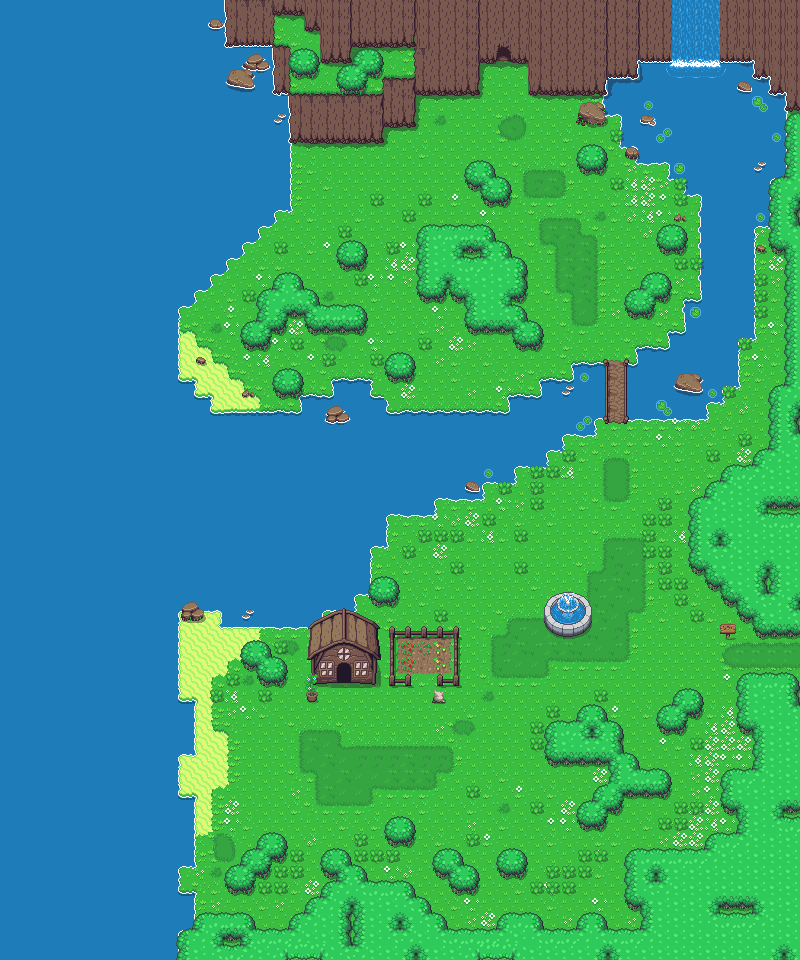

A 2D game scene composited from a Tiled map and its tileset images. What follows is a short description and the map's XML, with each tile layer's data collapsed to a summary:
An orthogonal 50x60 tile map with 16x16 px tiles, 4 tile layers (Tile Layer 1, Tile Layer 2, Tile Layer 3, Tile Layer 4), 3 tilesets and 633 objects (87x wave, 9x coin, 2x chicken, 2x sandy_cove, mover, ...).

<map version="1.4" tiledversion="1.4.3" orientation="orthogonal" renderorder="right-down" width="50" height="60" tilewidth="16" tileheight="16" infinite="0" nextlayerid="15" nextobjectid="781">
 <tileset firstgid="1" source="overworld.tsx" />
 <tileset firstgid="1441" source="objects.tsx" />
 <tileset firstgid="2101" source="object_icons.tsx" />
 <layer id="1" name="Tile Layer 1" width="50" height="60">
  <data>[3000 cells, 3000 non-empty, 13 distinct tile ids]</data>
 </layer>
 <layer id="2" name="Tile Layer 2" width="50" height="60">
  <data>[3000 cells, 715 non-empty, 91 distinct tile ids]</data>
 </layer>
 <layer id="4" name="Tile Layer 3" width="50" height="60">
  <data>[3000 cells, 400 non-empty, 75 distinct tile ids]</data>
 </layer>
 <layer id="5" name="Tile Layer 4" width="50" height="60">
  <data>[3000 cells, 668 non-empty, 72 distinct tile ids]</data>
 </layer>
 <objectgroup id="13" name="runaway_chickens">
  <object id="778" name="chicken" gid="2331" x="416" y="656" width="16" height="16">
   <properties>
    <property name="direction" value="left" />
   </properties>
  </object>
  <object id="779" name="chicken" gid="2331" x="416" y="768" width="16" height="16">
   <properties>
    <property name="direction" value="left" />
   </properties>
  </object>
 </objectgroup>
 <objectgroup id="14" name="dialogues" />
 <objectgroup id="6" name="blockers">
  <object id="1" gid="2371" x="784" y="688" width="16" height="16" />
  <object id="2" gid="2371" x="768" y="688" width="16" height="16" />
  <object id="3" gid="2371" x="752" y="688" width="16" height="16" />
  <object id="4" gid="2371" x="736" y="688" width="16" height="16" />
  <object id="5" gid="2371" x="736" y="704" width="16" height="16" />
  <object id="6" gid="2371" x="736" y="720" width="16" height="16" />
  <object id="7" gid="2371" x="736" y="736" width="16" height="16" />
  <object id="8" gid="2371" x="752" y="752" width="16" height="16" />
  <object id="9" gid="2371" x="752" y="736" width="16" height="16" />
  <object id="10" gid="2371" x="752" y="768" width="16" height="16" />
  <object id="11" gid="2371" x="752" y="784" width="16" height="16" />
  <object id="12" gid="2371" x="736" y="784" width="16" height="16" />
  <object id="13" gid="2371" x="720" y="784" width="16" height="16" />
  <object id="14" gid="2371" x="720" y="800" width="16" height="16" />
  <object id="15" gid="2371" x="720" y="816" width="16" height="16" />
  <object id="16" gid="2371" x="736" y="816" width="16" height="16" />
  <object id="17" gid="2371" x="736" y="832" width="16" height="16" />
  <object id="18" gid="2371" x="736" y="848" width="16" height="16" />
  <object id="19" gid="2371" x="720" y="848" width="16" height="16" />
  <object id="20" gid="2371" x="704" y="848" width="16" height="16" />
  <object id="21" gid="2371" x="704" y="864" width="16" height="16" />
  <object id="22" gid="2371" x="688" y="864" width="16" height="16" />
  <object id="23" gid="2371" x="672" y="864" width="16" height="16" />
  <object id="24" gid="2371" x="656" y="864" width="16" height="16" />
  <object id="25" gid="2371" x="640" y="864" width="16" height="16" />
  <object id="26" gid="2371" x="624" y="864" width="16" height="16" />
  <object id="27" gid="2371" x="624" y="880" width="16" height="16" />
  <object id="28" gid="2371" x="624" y="896" width="16" height="16" />
  <object id="29" gid="2371" x="624" y="912" width="16" height="16" />
  <object id="30" gid="2371" x="640" y="912" width="16" height="16" />
  <object id="31" gid="2371" x="640" y="928" width="16" height="16" />
  <object id="32" gid="2371" x="640" y="944" width="16" height="16" />
  <object id="33" gid="2371" x="624" y="944" width="16" height="16" />
  <object id="34" gid="2371" x="608" y="944" width="16" height="16" />
  <object id="35" gid="2371" x="592" y="944" width="16" height="16" />
  <object id="36" gid="2371" x="592" y="928" width="16" height="16" />
  <object id="37" gid="2371" x="576" y="928" width="16" height="16" />
  <object id="38" gid="2371" x="576" y="944" width="16" height="16" />
  <object id="39" gid="2371" x="560" y="944" width="16" height="16" />
  <object id="40" gid="2371" x="544" y="944" width="16" height="16" />
  <object id="41" gid="2371" x="528" y="944" width="16" height="16" />
  <object id="42" gid="2371" x="528" y="928" width="16" height="16" />
  <object id="43" gid="2371" x="512" y="928" width="16" height="16" />
  <object id="44" gid="2371" x="496" y="928" width="16" height="16" />
  <object id="45" gid="2371" x="496" y="944" width="16" height="16" />
  <object id="46" gid="2371" x="480" y="944" width="16" height="16" />
  <object id="47" gid="2371" x="464" y="944" width="16" height="16" />
  <object id="48" gid="2371" x="448" y="944" width="16" height="16" />
  <object id="49" gid="2371" x="432" y="944" width="16" height="16" />
  <object id="50" gid="2371" x="432" y="928" width="16" height="16" />
  <object id="51" gid="2371" x="416" y="928" width="16" height="16" />
  <object id="52" gid="2371" x="416" y="912" width="16" height="16" />
  <object id="53" gid="2371" x="400" y="912" width="16" height="16" />
  <object id="54" gid="2371" x="400" y="896" width="16" height="16" />
  <object id="55" gid="2371" x="384" y="896" width="16" height="16" />
  <object id="56" gid="2371" x="368" y="896" width="16" height="16" />
  <object id="57" gid="2371" x="352" y="896" width="16" height="16" />
  <object id="58" gid="2371" x="352" y="880" width="16" height="16" />
  <object id="59" gid="2371" x="336" y="880" width="16" height="16" />
  <object id="60" gid="2371" x="336" y="864" width="16" height="16" />
  <object id="61" gid="2371" x="320" y="864" width="16" height="16" />
  <object id="62" gid="2371" x="320" y="880" width="16" height="16" />
  <object id="63" gid="2371" x="320" y="896" width="16" height="16" />
  <object id="64" gid="2371" x="320" y="912" width="16" height="16" />
  <object id="65" gid="2371" x="304" y="912" width="16" height="16" />
  <object id="66" gid="2371" x="288" y="928" width="16" height="16" />
  <object id="67" gid="2371" x="304" y="928" width="16" height="16" />
  <object id="68" gid="2371" x="288" y="944" width="16" height="16" />
  <object id="69" gid="2371" x="272" y="944" width="16" height="16" />
  <object id="70" gid="2371" x="256" y="944" width="16" height="16" />
  <object id="71" gid="2371" x="240" y="944" width="16" height="16" />
  <object id="72" gid="2371" x="240" y="928" width="16" height="16" />
  <object id="73" gid="2371" x="224" y="928" width="16" height="16" />
  <object id="74" gid="2371" x="208" y="928" width="16" height="16" />
  <object id="75" gid="2371" x="192" y="928" width="16" height="16" />
  <object id="76" gid="2371" x="192" y="944" width="16" height="16" />
  <object id="77" gid="2371" x="176" y="944" width="16" height="16" />
  <object id="78" gid="2371" x="176" y="960" width="16" height="16" />
  <object id="79" gid="2371" x="240" y="896" width="16" height="16" />
  </objectgroup>
 <objectgroup id="7" name="start_points">
  <!-- 1 objects omitted --></objectgroup>
 <objectgroup id="9" name="portals">
  <!-- 1 objects omitted --></objectgroup>
 <objectgroup id="8" name="sprites">
  <!-- 2 objects omitted --></objectgroup>
 <objectgroup id="10" name="map_objects">
  <!-- 89 objects omitted --></objectgroup>
 <objectgroup id="12" name="map_items">
  <!-- 9 objects omitted --></objectgroup>
 <objectgroup id="11" name="map_obj_not_in_use_but_implemented">
  <!-- 2 objects omitted --></objectgroup>
</map>
<!-- 552 of 633 objects omitted -->
